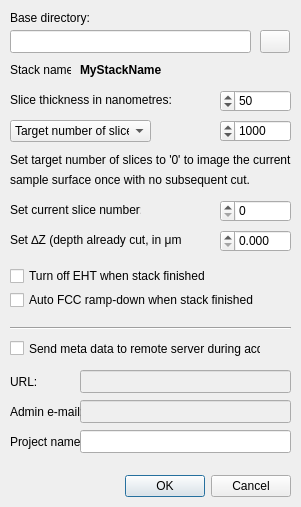
<?xml version="1.0" encoding="UTF-8"?>
<ui version="4.0">
 <class>acqSettings</class>
 <widget class="QDialog" name="acqSettings">
  <property name="windowModality">
   <enum>Qt::ApplicationModal</enum>
  </property>
  <property name="geometry">
   <rect>
    <x>0</x>
    <y>0</y>
    <width>301</width>
    <height>507</height>
   </rect>
  </property>
  <property name="sizePolicy">
   <sizepolicy hsizetype="Preferred" vsizetype="Preferred">
    <horstretch>0</horstretch>
    <verstretch>0</verstretch>
   </sizepolicy>
  </property>
  <property name="windowTitle">
   <string>Acquisition Settings</string>
  </property>
  <property name="layoutDirection">
   <enum>Qt::RightToLeft</enum>
  </property>
  <widget class="QDialogButtonBox" name="buttonBox">
   <property name="geometry">
    <rect>
     <x>90</x>
     <y>470</y>
     <width>201</width>
     <height>32</height>
    </rect>
   </property>
   <property name="layoutDirection">
    <enum>Qt::LeftToRight</enum>
   </property>
   <property name="orientation">
    <enum>Qt::Horizontal</enum>
   </property>
   <property name="standardButtons">
    <set>QDialogButtonBox::Cancel|QDialogButtonBox::Ok</set>
   </property>
  </widget>
  <widget class="QLabel" name="label_csn">
   <property name="geometry">
    <rect>
     <x>10</x>
     <y>200</y>
     <width>131</width>
     <height>20</height>
    </rect>
   </property>
   <property name="text">
    <string>Set current slice number:</string>
   </property>
  </widget>
  <widget class="QLabel" name="label_bd">
   <property name="geometry">
    <rect>
     <x>10</x>
     <y>10</y>
     <width>81</width>
     <height>16</height>
    </rect>
   </property>
   <property name="text">
    <string>Base directory:</string>
   </property>
  </widget>
  <widget class="QLineEdit" name="lineEdit_baseDir">
   <property name="geometry">
    <rect>
     <x>10</x>
     <y>30</y>
     <width>241</width>
     <height>23</height>
    </rect>
   </property>
  </widget>
  <widget class="QPushButton" name="pushButton_selectDir">
   <property name="geometry">
    <rect>
     <x>260</x>
     <y>30</y>
     <width>30</width>
     <height>23</height>
    </rect>
   </property>
   <property name="text">
    <string/>
   </property>
  </widget>
  <widget class="Line" name="line_1">
   <property name="geometry">
    <rect>
     <x>10</x>
     <y>320</y>
     <width>281</width>
     <height>16</height>
    </rect>
   </property>
   <property name="orientation">
    <enum>Qt::Horizontal</enum>
   </property>
  </widget>
  <widget class="QLabel" name="label_st">
   <property name="geometry">
    <rect>
     <x>10</x>
     <y>90</y>
     <width>161</width>
     <height>20</height>
    </rect>
   </property>
   <property name="text">
    <string>Slice thickness in nanometres:</string>
   </property>
  </widget>
  <widget class="QSpinBox" name="spinBox_numberSlices">
   <property name="geometry">
    <rect>
     <x>220</x>
     <y>120</y>
     <width>71</width>
     <height>22</height>
    </rect>
   </property>
   <property name="maximum">
    <number>99999</number>
   </property>
   <property name="singleStep">
    <number>100</number>
   </property>
   <property name="value">
    <number>1000</number>
   </property>
  </widget>
  <widget class="QSpinBox" name="spinBox_sliceThickness">
   <property name="geometry">
    <rect>
     <x>220</x>
     <y>90</y>
     <width>71</width>
     <height>22</height>
    </rect>
   </property>
   <property name="minimum">
    <number>0</number>
   </property>
   <property name="maximum">
    <number>200</number>
   </property>
   <property name="singleStep">
    <number>5</number>
   </property>
   <property name="value">
    <number>50</number>
   </property>
  </widget>
  <widget class="QSpinBox" name="spinBox_sliceCounter">
   <property name="geometry">
    <rect>
     <x>220</x>
     <y>200</y>
     <width>71</width>
     <height>22</height>
    </rect>
   </property>
   <property name="maximum">
    <number>99999</number>
   </property>
  </widget>
  <widget class="QLabel" name="label_expl0">
   <property name="geometry">
    <rect>
     <x>10</x>
     <y>150</y>
     <width>291</width>
     <height>20</height>
    </rect>
   </property>
   <property name="text">
    <string>Set target number of slices to '0' to image the current</string>
   </property>
  </widget>
  <widget class="QLabel" name="label_expl0_2">
   <property name="geometry">
    <rect>
     <x>10</x>
     <y>170</y>
     <width>251</width>
     <height>20</height>
    </rect>
   </property>
   <property name="text">
    <string>sample surface once with no subsequent cut.</string>
   </property>
  </widget>
  <widget class="QCheckBox" name="checkBox_sendMetaData">
   <property name="geometry">
    <rect>
     <x>10</x>
     <y>340</y>
     <width>251</width>
     <height>17</height>
    </rect>
   </property>
   <property name="layoutDirection">
    <enum>Qt::LeftToRight</enum>
   </property>
   <property name="text">
    <string>Send meta data to remote server during acq.:</string>
   </property>
  </widget>
  <widget class="QLineEdit" name="lineEdit_metaDataServer">
   <property name="enabled">
    <bool>false</bool>
   </property>
   <property name="geometry">
    <rect>
     <x>80</x>
     <y>370</y>
     <width>211</width>
     <height>23</height>
    </rect>
   </property>
  </widget>
  <widget class="QCheckBox" name="checkBox_EHTOff">
   <property name="geometry">
    <rect>
     <x>10</x>
     <y>266</y>
     <width>251</width>
     <height>20</height>
    </rect>
   </property>
   <property name="layoutDirection">
    <enum>Qt::LeftToRight</enum>
   </property>
   <property name="text">
    <string>Turn off EHT when stack finished</string>
   </property>
   <property name="checked">
    <bool>false</bool>
   </property>
   <property name="tristate">
    <bool>false</bool>
   </property>
  </widget>
  <widget class="QCheckBox" name="checkBox_FccRampDown">
   <property name="geometry">
    <rect>
     <x>10</x>
     <y>290</y>
     <width>251</width>
     <height>20</height>
    </rect>
   </property>
   <property name="layoutDirection">
    <enum>Qt::LeftToRight</enum>
   </property>
   <property name="text">
    <string>Auto FCC ramp-down when stack finished</string>
   </property>
   <property name="checked">
    <bool>false</bool>
   </property>
   <property name="tristate">
    <bool>false</bool>
   </property>
  </widget>
  <widget class="QLineEdit" name="lineEdit_projectName">
   <property name="enabled">
    <bool>true</bool>
   </property>
   <property name="geometry">
    <rect>
     <x>80</x>
     <y>430</y>
     <width>211</width>
     <height>23</height>
    </rect>
   </property>
  </widget>
  <widget class="QLabel" name="label">
   <property name="geometry">
    <rect>
     <x>10</x>
     <y>434</y>
     <width>71</width>
     <height>16</height>
    </rect>
   </property>
   <property name="text">
    <string>Project name:</string>
   </property>
  </widget>
  <widget class="QLabel" name="label_2">
   <property name="geometry">
    <rect>
     <x>10</x>
     <y>374</y>
     <width>71</width>
     <height>16</height>
    </rect>
   </property>
   <property name="text">
    <string>URL:</string>
   </property>
  </widget>
  <widget class="QLineEdit" name="lineEdit_adminEmail">
   <property name="enabled">
    <bool>false</bool>
   </property>
   <property name="geometry">
    <rect>
     <x>80</x>
     <y>400</y>
     <width>211</width>
     <height>23</height>
    </rect>
   </property>
  </widget>
  <widget class="QLabel" name="label_3">
   <property name="geometry">
    <rect>
     <x>10</x>
     <y>404</y>
     <width>71</width>
     <height>16</height>
    </rect>
   </property>
   <property name="text">
    <string>Admin e-mail:</string>
   </property>
  </widget>
  <widget class="QLabel" name="label_csn_2">
   <property name="geometry">
    <rect>
     <x>10</x>
     <y>230</y>
     <width>171</width>
     <height>20</height>
    </rect>
   </property>
   <property name="text">
    <string>Set ∆Z (depth already cut, in μm):</string>
   </property>
  </widget>
  <widget class="QDoubleSpinBox" name="doubleSpinBox_totalZDiff">
   <property name="geometry">
    <rect>
     <x>220</x>
     <y>230</y>
     <width>71</width>
     <height>22</height>
    </rect>
   </property>
   <property name="decimals">
    <number>3</number>
   </property>
   <property name="maximum">
    <double>999.999000000000024</double>
   </property>
   <property name="value">
    <double>0.000000000000000</double>
   </property>
  </widget>
  <widget class="QLabel" name="label_st_2">
   <property name="geometry">
    <rect>
     <x>10</x>
     <y>60</y>
     <width>61</width>
     <height>20</height>
    </rect>
   </property>
   <property name="text">
    <string>Stack name:</string>
   </property>
  </widget>
  <widget class="QLabel" name="label_stackName">
   <property name="geometry">
    <rect>
     <x>80</x>
     <y>60</y>
     <width>211</width>
     <height>20</height>
    </rect>
   </property>
   <property name="font">
    <font>
     <weight>75</weight>
     <bold>true</bold>
    </font>
   </property>
   <property name="text">
    <string>MyStackName</string>
   </property>
  </widget>
  <widget class="QComboBox" name="comboBox_targetType">
   <property name="geometry">
    <rect>
     <x>10</x>
     <y>120</y>
     <width>141</width>
     <height>22</height>
    </rect>
   </property>
   <property name="layoutDirection">
    <enum>Qt::LeftToRight</enum>
   </property>
   <item>
    <property name="text">
     <string>Target number of slices:</string>
    </property>
   </item>
   <item>
    <property name="text">
     <string>Target depth (μm):</string>
    </property>
   </item>
  </widget>
  <widget class="QDoubleSpinBox" name="doubleSpinBox_targetZDiff">
   <property name="geometry">
    <rect>
     <x>220</x>
     <y>120</y>
     <width>71</width>
     <height>22</height>
    </rect>
   </property>
   <property name="decimals">
    <number>3</number>
   </property>
   <property name="maximum">
    <double>999.999000000000024</double>
   </property>
   <property name="value">
    <double>0.000000000000000</double>
   </property>
  </widget>
  <zorder>doubleSpinBox_targetZDiff</zorder>
  <zorder>buttonBox</zorder>
  <zorder>label_csn</zorder>
  <zorder>label_bd</zorder>
  <zorder>lineEdit_baseDir</zorder>
  <zorder>pushButton_selectDir</zorder>
  <zorder>line_1</zorder>
  <zorder>label_st</zorder>
  <zorder>spinBox_numberSlices</zorder>
  <zorder>spinBox_sliceCounter</zorder>
  <zorder>spinBox_sliceThickness</zorder>
  <zorder>label_expl0</zorder>
  <zorder>label_expl0_2</zorder>
  <zorder>checkBox_sendMetaData</zorder>
  <zorder>lineEdit_metaDataServer</zorder>
  <zorder>checkBox_EHTOff</zorder>
   <zorder>checkBox_FccRampDown</zorder>
  <zorder>lineEdit_projectName</zorder>
  <zorder>label</zorder>
  <zorder>label_2</zorder>
  <zorder>lineEdit_adminEmail</zorder>
  <zorder>label_3</zorder>
  <zorder>label_csn_2</zorder>
  <zorder>doubleSpinBox_totalZDiff</zorder>
  <zorder>label_st_2</zorder>
  <zorder>label_stackName</zorder>
  <zorder>comboBox_targetType</zorder>
 </widget>
 <tabstops>
  <tabstop>lineEdit_baseDir</tabstop>
  <tabstop>pushButton_selectDir</tabstop>
  <tabstop>spinBox_sliceThickness</tabstop>
  <tabstop>spinBox_numberSlices</tabstop>
  <tabstop>spinBox_sliceCounter</tabstop>
  <tabstop>doubleSpinBox_totalZDiff</tabstop>
  <tabstop>checkBox_EHTOff</tabstop>
   <tabstop>checkBox_FccRampDown</tabstop>
  <tabstop>checkBox_sendMetaData</tabstop>
  <tabstop>lineEdit_metaDataServer</tabstop>
  <tabstop>lineEdit_adminEmail</tabstop>
  <tabstop>lineEdit_projectName</tabstop>
 </tabstops>
 <resources/>
 <connections>
  <connection>
   <sender>buttonBox</sender>
   <signal>accepted()</signal>
   <receiver>acqSettings</receiver>
   <slot>accept()</slot>
   <hints>
    <hint type="sourcelabel">
     <x>248</x>
     <y>254</y>
    </hint>
    <hint type="destinationlabel">
     <x>157</x>
     <y>274</y>
    </hint>
   </hints>
  </connection>
  <connection>
   <sender>buttonBox</sender>
   <signal>rejected()</signal>
   <receiver>acqSettings</receiver>
   <slot>reject()</slot>
   <hints>
    <hint type="sourcelabel">
     <x>316</x>
     <y>260</y>
    </hint>
    <hint type="destinationlabel">
     <x>286</x>
     <y>274</y>
    </hint>
   </hints>
  </connection>
 </connections>
</ui>
